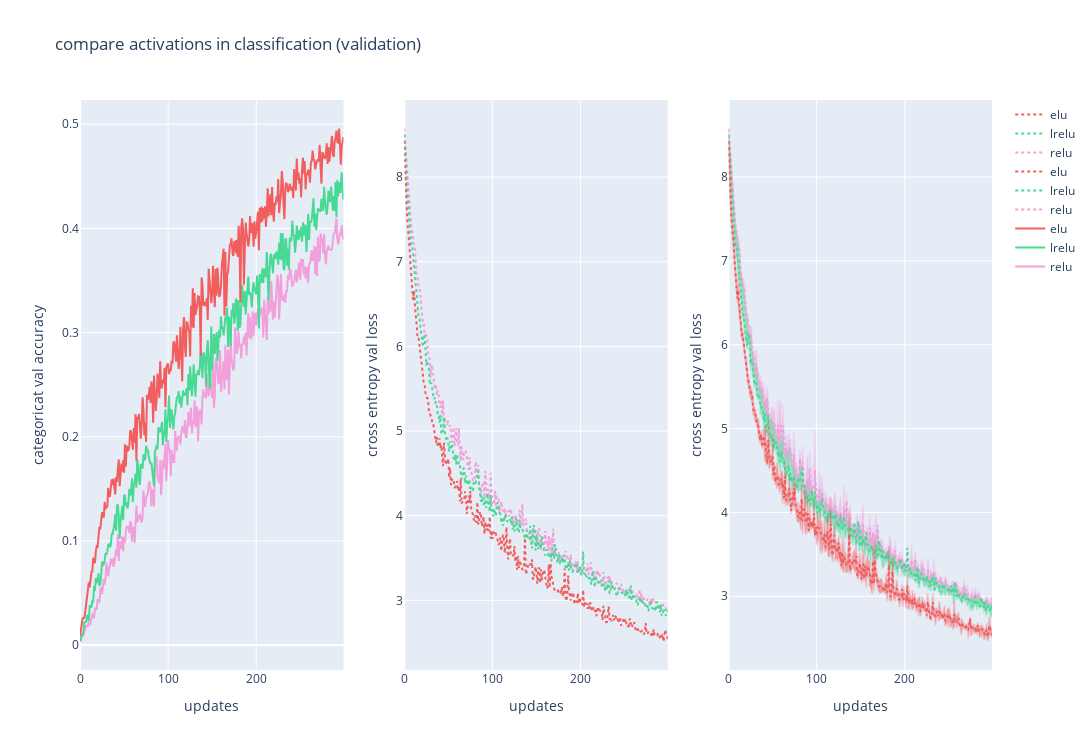

Notebook cell for this chart:
### Code cell
fig = make_subplots(rows=1, cols=3)

fig.add_trace(go.Scatter(x=x_,
                         y=test_3_acc['relu val acc'],
                         line=dict(color='rgb(242, 160, 220)'),
                         mode='lines',
                         name='relu'
                         ),
              row=1, col=1
              )

fig.add_trace(go.Scatter(x=x_,
                         y=test_3_acc['lrelu val acc'],
                         line=dict(color='rgb(72, 217, 149)'),
                         mode='lines',
                         name='lrelu'
                         ),
              row=1, col=1
              )

fig.add_trace(go.Scatter(x=x_,
                         y=test_3_acc['elu val acc'],
                         line=dict(color='rgb(242, 94, 94)'),
                         mode='lines',
                         name='elu'
                         ),
              row=1, col=1
              )

fig.add_trace(go.Scatter(x=x_,
                         y=test_3_loss['relu val loss'],
                         line=dict(color='rgb(242, 160, 220)', dash='dot'),
                         mode='lines',
                         name='relu'
                         ),
              row=1, col=2
              )

fig.add_trace(go.Scatter(x=x_,
                         y=test_3_loss['lrelu val loss'],
                         line=dict(color='rgb(72, 217, 149)', dash='dot'),
                         mode='lines',
                         name='lrelu'
                         ),
              row=1, col=2
              )

fig.add_trace(go.Scatter(x=x_,
                         y=test_3_loss['elu val loss'],
                         line=dict(color='rgb(242, 94, 94)', dash='dot'),
                         mode='lines',
                         name='elu'
                         ),
              row=1, col=2
              )

fig.add_trace(go.Scatter(x=x_,
                         y=test_3_loss['relu val loss'] + test_3_loss_std['relu val loss'],
                         fill=None,
                         mode='lines',
                         line_color='rgba(242, 160, 220,0.2)',
                         hoverinfo="skip",
                         showlegend=False),
              row=1, col=3
              )

fig.add_trace(go.Scatter(x=x_,
                         y=test_3_loss['relu val loss'] - test_3_loss_std['relu val loss'],
                         fill='tonexty',  # fill area between trace0 and trace1
                         mode='lines',
                         line_color='rgba(242, 160, 220,0.2)',
                         hoverinfo="skip",
                         showlegend=False),
              row=1, col=3
              )

fig.add_trace(go.Scatter(x=x_,
                         y=test_3_loss['relu val loss'],
                         line=dict(color='rgb(242, 160, 220)', dash='dot'),
                         mode='lines',
                         name='relu'
                         ),
              row=1, col=3
              )

fig.add_trace(go.Scatter(x=x_,
                         y=test_3_loss['lrelu val loss'] - test_3_loss_std['lrelu val loss'],
                         fill='tonexty',  # fill area between trace0 and trace1
                         mode='lines',
                         line_color='rgba(72, 217, 149,0.2)',
                         hoverinfo="skip",
                         showlegend=False),
              row=1, col=3
              )

fig.add_trace(go.Scatter(x=x_,
                         y=test_3_loss['lrelu val loss'],
                         line=dict(color='rgb(72, 217, 149)', dash='dot'),
                         mode='lines',
                         name='lrelu'
                         ),
              row=1, col=3
              )

fig.add_trace(go.Scatter(x=x_,
                         y=test_3_loss['elu val loss'] + test_3_loss_std['elu val loss'],
                         fill=None,
                         mode='lines',
                         line_color='rgba(242, 94, 94, 0.2)',
                         hoverinfo="skip",
                         showlegend=False),
              row=1, col=3
              )

fig.add_trace(go.Scatter(x=x_,
                         y=test_3_loss['elu val loss'] - test_3_loss_std['elu val loss'],
                         fill='tonexty',  # fill area between trace0 and trace1
                         mode='lines',
                         line_color='rgba(242, 94, 94, 0.2)',
                         hoverinfo="skip",
                         showlegend=False),
              row=1, col=3
              )

fig.add_trace(go.Scatter(x=x_,
                         y=test_3_loss['elu val loss'],
                         line=dict(color='rgb(242, 94, 94)', dash='dot'),
                         mode='lines',
                         name='elu'
                         ),
              row=1, col=3
              )

fig.update_layout(height=750, width=3600, title_text="compare activations in classification (validation)")

fig.update_xaxes(title_text="updates", row=1, col=1)
fig.update_xaxes(title_text="updates", row=1, col=2)
fig.update_xaxes(title_text="updates", row=1, col=3)
fig.update_yaxes(title_text="categoricat val accuracy", row=1, col=1)
fig.update_yaxes(title_text="cross entropy val loss", row=1, col=2)
fig.update_yaxes(title_text="cross entropy val loss", row=1, col=3)

fig.write_html('../../../images/activation/elus/test-3-activation-comp-2.html')
fig.write_image('../../../images/activation/elus/test-3-activation-comp-2.jpg')

fig.show()

### Figure 1 — Plotly figure (JSON) as saved in the notebook; plotly's stock layout.template omitted (floating-point values rounded to 4 significant figures; data arrays with more than 128 entries replaced by an {"elided": "..."} marker saying what was removed)
{"data": [{"line": {"color": "rgb(242, 160, 220)"}, "mode": "lines", "name": "relu", "x": {"elided": "300 int values"}, "y": {"elided": "300 float values"}, "type": "scatter", "xaxis": "x", "yaxis": "y"}, {"line": {"color": "rgb(72, 217, 149)"}, "mode": "lines", "name": "lrelu", "x": {"elided": "300 int values"}, "y": {"elided": "300 float values"}, "type": "scatter", "xaxis": "x", "yaxis": "y"}, {"line": {"color": "rgb(242, 94, 94)"}, "mode": "lines", "name": "elu", "x": {"elided": "300 int values"}, "y": {"elided": "300 float values"}, "type": "scatter", "xaxis": "x", "yaxis": "y"}, {"line": {"color": "rgb(242, 160, 220)", "dash": "dot"}, "mode": "lines", "name": "relu", "x": {"elided": "300 int values"}, "y": {"elided": "300 float values"}, "type": "scatter", "xaxis": "x2", "yaxis": "y2"}, {"line": {"color": "rgb(72, 217, 149)", "dash": "dot"}, "mode": "lines", "name": "lrelu", "x": {"elided": "300 int values"}, "y": {"elided": "300 float values"}, "type": "scatter", "xaxis": "x2", "yaxis": "y2"}, {"line": {"color": "rgb(242, 94, 94)", "dash": "dot"}, "mode": "lines", "name": "elu", "x": {"elided": "300 int values"}, "y": {"elided": "300 float values"}, "type": "scatter", "xaxis": "x2", "yaxis": "y2"}, {"hoverinfo": "skip", "line": {"color": "rgba(242, 160, 220,0.2)"}, "mode": "lines", "showlegend": false, "x": {"elided": "300 int values"}, "y": {"elided": "300 float values"}, "type": "scatter", "xaxis": "x3", "yaxis": "y3"}, {"fill": "tonexty", "hoverinfo": "skip", "line": {"color": "rgba(242, 160, 220,0.2)"}, "mode": "lines", "showlegend": false, "x": {"elided": "300 int values"}, "y": {"elided": "300 float values"}, "type": "scatter", "xaxis": "x3", "yaxis": "y3"}, {"line": {"color": "rgb(242, 160, 220)", "dash": "dot"}, "mode": "lines", "name": "relu", "x": {"elided": "300 int values"}, "y": {"elided": "300 float values"}, "type": "scatter", "xaxis": "x3", "yaxis": "y3"}, {"fill": "tonexty", "hoverinfo": "skip", "line": {"color": "rgba(72, 217, 149,0.2)"}, "mode": "lines", "showlegend": false, "x": {"elided": "300 int values"}, "y": {"elided": "300 float values"}, "type": "scatter", "xaxis": "x3", "yaxis": "y3"}, {"line": {"color": "rgb(72, 217, 149)", "dash": "dot"}, "mode": "lines", "name": "lrelu", "x": {"elided": "300 int values"}, "y": {"elided": "300 float values"}, "type": "scatter", "xaxis": "x3", "yaxis": "y3"}, {"hoverinfo": "skip", "line": {"color": "rgba(242, 94, 94, 0.2)"}, "mode": "lines", "showlegend": false, "x": {"elided": "300 int values"}, "y": {"elided": "300 float values"}, "type": "scatter", "xaxis": "x3", "yaxis": "y3"}, {"fill": "tonexty", "hoverinfo": "skip", "line": {"color": "rgba(242, 94, 94, 0.2)"}, "mode": "lines", "showlegend": false, "x": {"elided": "300 int values"}, "y": {"elided": "300 float values"}, "type": "scatter", "xaxis": "x3", "yaxis": "y3"}, {"line": {"color": "rgb(242, 94, 94)", "dash": "dot"}, "mode": "lines", "name": "elu", "x": {"elided": "300 int values"}, "y": {"elided": "300 float values"}, "type": "scatter", "xaxis": "x3", "yaxis": "y3"}], "layout": {"xaxis": {"anchor": "y", "domain": [0.0, 0.2889], "title": {"text": "updates"}}, "yaxis": {"anchor": "x", "domain": [0.0, 1.0], "title": {"text": "categoricat val accuracy"}}, "xaxis2": {"anchor": "y2", "domain": [0.3556, 0.6444], "title": {"text": "updates"}}, "yaxis2": {"anchor": "x2", "domain": [0.0, 1.0], "title": {"text": "cross entropy val loss"}}, "xaxis3": {"anchor": "y3", "domain": [0.7111, 1.0], "title": {"text": "updates"}}, "yaxis3": {"anchor": "x3", "domain": [0.0, 1.0], "title": {"text": "cross entropy val loss"}}, "title": {"text": "compare activations in classification (validation)"}, "height": 750, "width": 3600}}
